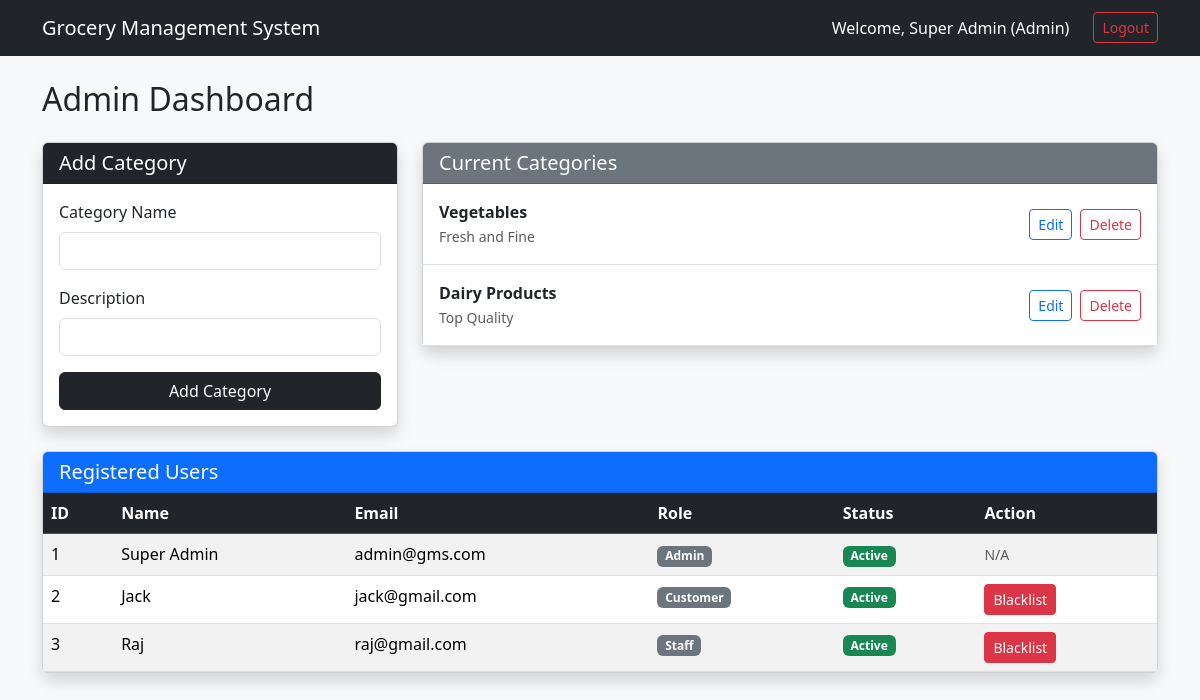
The page /admin (signed in) on the database its author committed.
### app.py (models this page shows)
class User(db.Model):
    id = db.Column(db.Integer, primary_key=True)
    name = db.Column(db.String(100), nullable=False)
    email = db.Column(db.String(250), unique=True, nullable=False)
    password_hash = db.Column(db.String(255), nullable=False)
    role = db.Column(db.String(20), nullable=False) # Admin / Owner / Customer
    is_blacklisted = db.Column(db.Boolean, default=False)
    cart = db.relationship('Cart', backref='user', uselist=False, lazy=True) # 1-to-1 relationship
    orders = db.relationship('Order', backref='customer', lazy=True)

class Category(db.Model):
    id = db.Column(db.Integer, primary_key=True)
    name = db.Column(db.String(100), unique=True, nullable=False)
    description = db.Column(db.String(255))
    products = db.relationship('Product', backref='category', lazy=True)

### app.py (the view)
@app.route('/admin')
@login_required(role='Admin')
def admin_dashboard():
    categories = Category.query.all()
    users = User.query.all()
    return render_template('admin_dashboard.html', categories=categories, users=users)

### app.py (called while the page is built)
def login_required(role=None):
    def wrapper(fn):
        @wraps(fn)
        def decorated_view(*args, **kwargs):
            if 'user_id' not in session:
                flash('Please log in to access this page.')
                return redirect(url_for('login'))
            if role and session.get('role') != role:
                flash('Access denied. Unauthorized role.')
                return redirect(url_for('login'))
            return fn(*args, **kwargs)
        return decorated_view
    return wrapper

### templates/admin_dashboard.html (shortened to what this page needs)
{% extends "base.html" %}
{% block content %}
<h2 class="mb-4">Admin Dashboard</h2>
<div class="row">
    <div class="col-md-4">
        <div class="card shadow mb-4">
            <div class="card-header bg-dark text-white">
                <h5 class="mb-0">Add Category</h5>
            </div>
            <div class="card-body">
                <form method="POST" action="{{ url_for('add_category') }}">
                    <div class="mb-3">
                        <label class="form-label">Category Name</label>
                        <input type="text" name="name" class="form-control" required>
                    </div>
                    <div class="mb-3">
                        <label class="form-label">Description</label>
                        <input type="text" name="description" class="form-control">
                    </div>
                    <button type="submit" class="btn btn-dark w-100">Add Category</button>
                </form>
            </div>
        </div>
    </div>
    <div class="col-md-8">
        <div class="card shadow mb-4">
            <div class="card-header bg-secondary text-white">
                <h5 class="mb-0">Current Categories</h5>
            </div>
            <div class="card-body p-0">
                <ul class="list-group list-group-flush">
                    {% for cat in categories %}
                        <li class="list-group-item d-flex justify-content-between align-items-center p-3">
                            <div>
                                <strong>{{ cat.name }}</strong><br>
                                <span class="text-muted small">{{ cat.description }}</span>
                            </div>
                            <div class="d-flex gap-2">
                                <button class="btn btn-sm btn-outline-primary" data-bs-toggle="modal" data-bs-target="#editModal{{ cat.id }}">Edit</button>
                                <form method="POST" action="{{ url_for('delete_category', id=cat.id) }}" onsubmit="return confirm('Are you sure you want to delete this category?');">
                                    <button type="submit" class="btn btn-sm btn-outline-danger">Delete</button>
                                </form>
                            </div>
                        </li>
                    {% else %}
                        <li class="list-group-item">No categories found.</li>
                    {% endfor %}
                </ul>
            </div>
        </div>
    </div>
</div>
<div class="card shadow">
    <div class="card-header bg-primary text-white">
        <h5 class="mb-0">Registered Users</h5>
    </div>
    <div class="card-body p-0 overflow-auto">
        <table class="table table-hover table-striped mb-0">
            <thead class="table-dark">
                <tr>
                    <th>ID</th>
                    <th>Name</th>
                    <th>Email</th>
                    <th>Role</th>
                    <th>Status</th>
                    <th>Action</th>
                </tr>
            </thead>
            <tbody>
                {% for user in users %}
                <tr>
                    <td>{{ user.id }}</td>
                    <td>{{ user.name }}</td>
                    <td>{{ user.email }}</td>
                    <td><span class="badge bg-secondary">{{ user.role }}</span></td>
                    <td>
                        {% if user.is_blacklisted %}
                            <span class="badge bg-danger">Blacklisted</span>
                        {% else %}
                            <span class="badge bg-success">Active</span>
                        {% endif %}
                    </td>
                    <td>
                        {% if user.role != 'Admin' %}
                            <form method="POST" action="{{ url_for('toggle_blacklist', id=user.id) }}">
                                {% if user.is_blacklisted %}
                                    <button type="submit" class="btn btn-sm btn-success">Whitelist</button>
                                {% else %}
                                    <button type="submit" class="btn btn-sm btn-danger">Blacklist</button>
                                {% endif %}
                            </form>
                        {% else %}
                            <span class="text-muted small">N/A</span>
                        {% endif %}
                    </td>
                </tr>
                {% endfor %}
            </tbody>
        </table>
    </div>
</div>
{% endblock %}

### templates/base.html (shortened to what this page needs)
<!DOCTYPE html>
<html lang="en">
<head>
    <link href="https://cdn.jsdelivr.net/npm/bootstrap@5.3.2/dist/css/bootstrap.min.css" rel="stylesheet">
</head>
<body class="bg-light">
    <nav class="navbar navbar-expand-lg navbar-dark bg-dark mb-4">
        <div class="container">
            <a class="navbar-brand" href="{{ url_for('index') }}">Grocery Management System</a>
            <div class="collapse navbar-collapse">
                <ul class="navbar-nav ms-auto">
                    {% if session.get('user_id') %}
                        <li class="nav-item">
                            <span class="nav-link text-white">Welcome, {{ session.get('name') }} ({{ session.get('role') }})</span>
                        </li>
                        <li class="nav-item">
                            <a class="btn btn-outline-danger btn-sm ms-3 mt-1" href="{{ url_for('logout') }}">Logout</a>
                        </li>
                    {% endif %}
                </ul>
            </div>
        </div>
    </nav>
    <div class="container">
        {% block content %}{% endblock %}
    </div>
</body>
</html>

### rows shown on the page
User: get "Super Admin", get "Admin", id "1", name "Super Admin", email "admin@gms.com", role "Admin", is_blacklisted "Active", shows "N/A"
Category: name "Vegetables", description "Fresh and Fine"
Category: name "Dairy Products", description "Top Quality"
User: id "2", name "Jack", email "jack@gmail.com", role "Customer", is_blacklisted "Active"
User: id "3", name "Raj", email "raj@gmail.com", role "Staff", is_blacklisted "Active"
